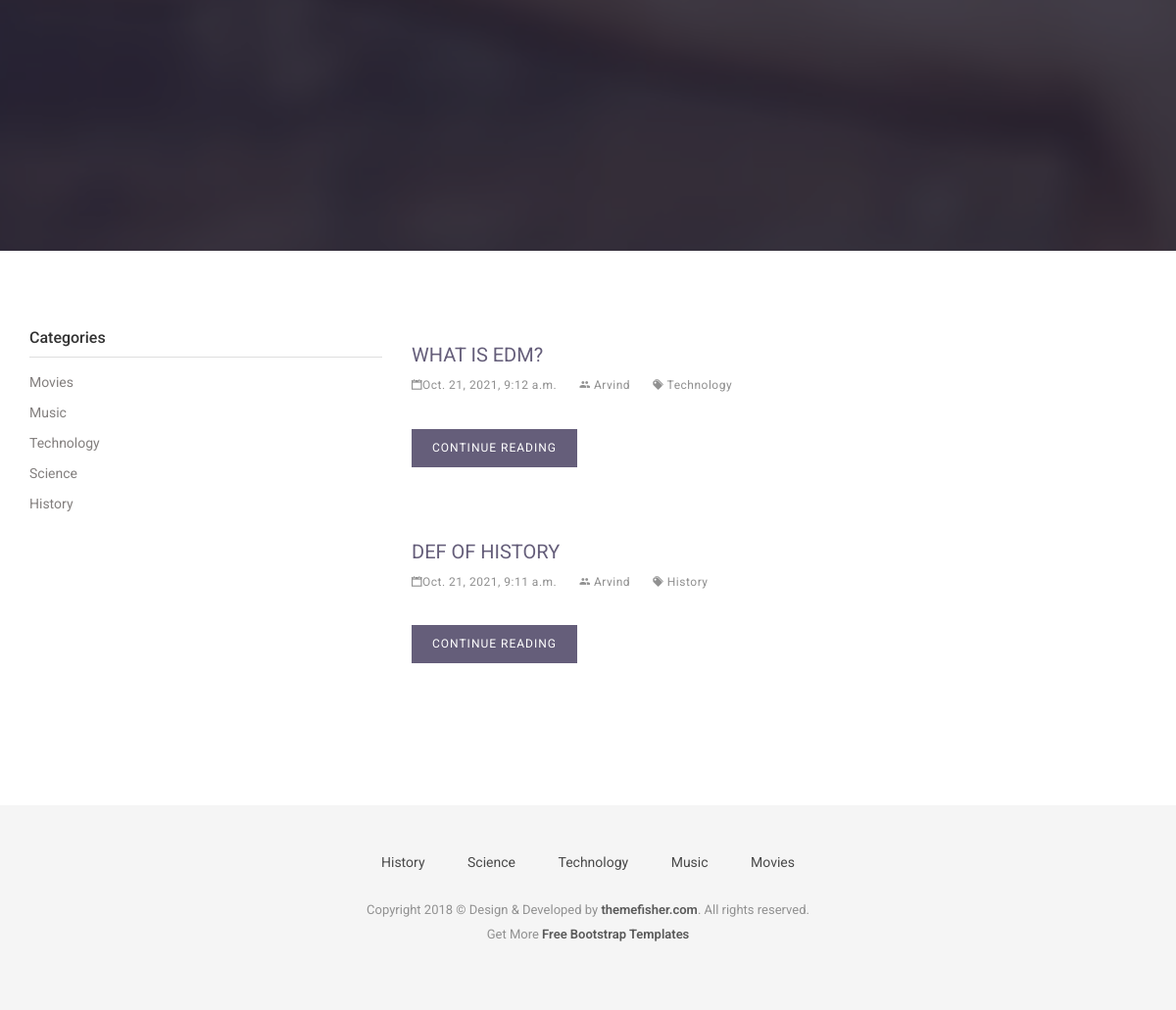
The app's page / (lower part), older data.
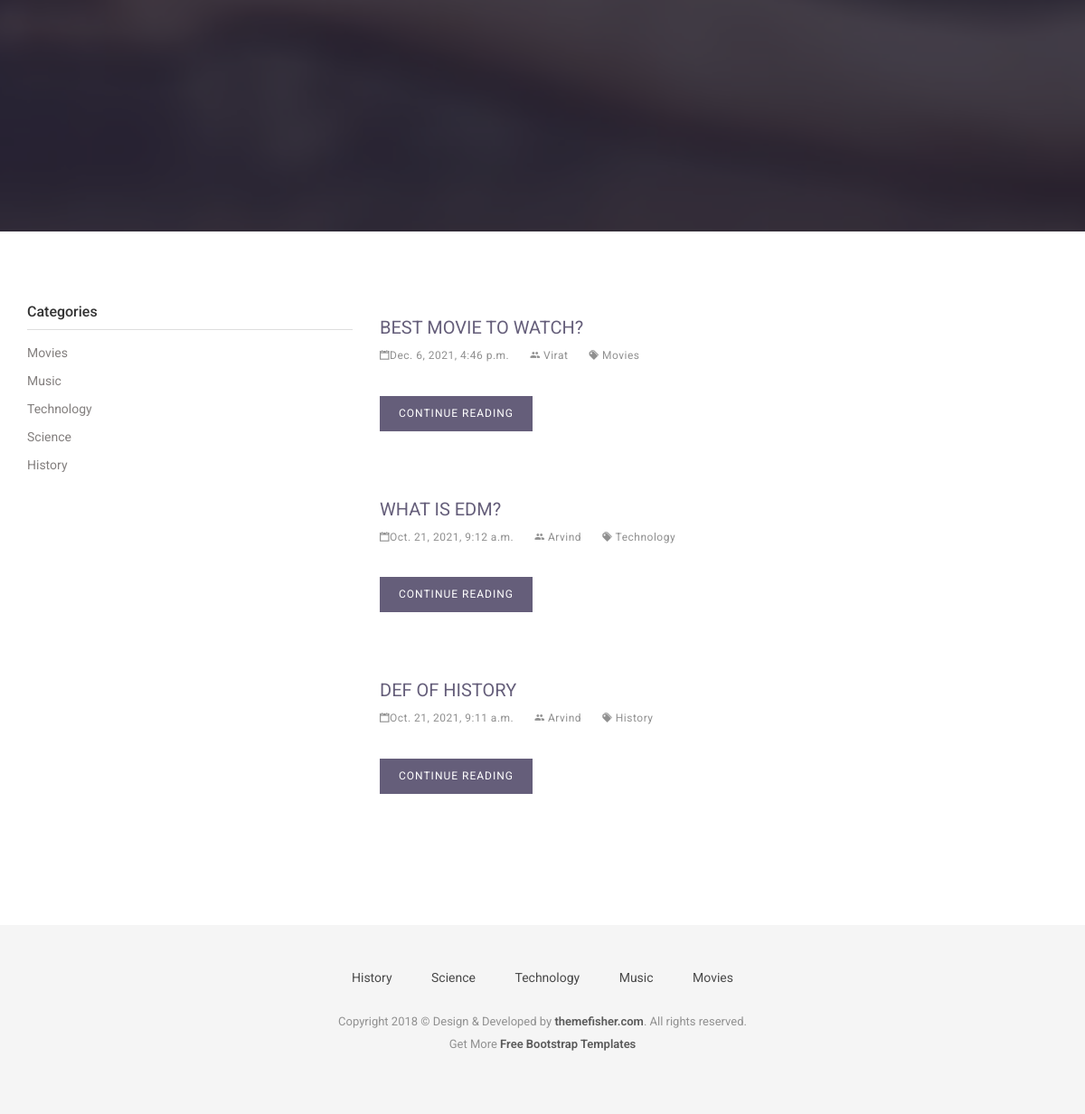
The same page, newer data.
### category/models.py (models this page shows, shortened)
class Category(models.Model):
    title=models.CharField(max_length=255)
    status=models.BooleanField(default=True)

### question_answer/models.py (models this page shows, shortened)
class Question(models.Model):
    category=models.ForeignKey(Category,on_delete=models.CASCADE)
    user=models.ForeignKey(User, on_delete=models.SET_NULL,null=True,blank=True,default=None)
    question=models.CharField(max_length=50)
    status=models.BooleanField(default=True)
    added_date=models.DateTimeField()

### account/views.py (the view)
# urls.py: path('',views.homePage,name='homePage'),
def homePage(request):
    navigation_categories = Category.objects.filter(status=True).order_by('-id')[:5]
    categories = Category.objects.filter(status=True)
    questions = Question.objects.filter(status=True).order_by('-id')[:5]
    return render(request, 'home.html',{'navigation_categories':navigation_categories,
                                         'categories':categories,
                                         'questions':questions})

### templates/home.html (shortened to what this page needs)
{% extends 'base.html' %}
{% block content %}
<section class="slider">
</section>
<div class="page-wrapper">
	<div class="container">
		<div class="row">
			<div class="col-md-4">
				<aside class="sidebar">
					<div class="widget widget-category">
						<h4 class="widget-title">Categories</h4>
						<ul class="widget-category-list">
							{% for category in categories %}
							   <li><a href="{% url 'categoryQuestion' category_id=category.id %}">{{category.title|title}}</a></li>
							{% endfor %}
						</ul>
					</div>
				</aside>
			</div>
			<div class="col-md-8">
				{% for question in questions %}
					<div class="post">
						<h3 class="post-title"><a href="{% url 'QuestionDetails' question_id=question.id %}">{{question.question|title}}</a></h3>
						<div class="post-meta">
							<ul>
								<li>
									<i class="ion-calendar"></i>{{question.added_date}}
								</li>
							    {% if question.user %}
									<li>
										<i class="ion-android-people"></i> {{question.user.first_name}}
									</li>
								{% endif %}
								<li>
									<a href=""><i class="ion-pricetags"></i> {{question.category.title}}</a>
								</li>
							</ul>
						</div>
						<div class="post-content">
							<a href="{% url 'QuestionDetails' question_id=question.id %}" class="btn btn-main">Continue Reading</a>
						</div>
					</div>
				{% endfor %}
			</div>
		</div>
	</div>
</div>
{% endblock %}

### templates/base.html (shortened to what this page needs)
{% load static %}
<!DOCTYPE html>
<html class="no-js">
<head>
    <link rel="stylesheet" href="{% static 'plugins/bootstrap/bootstrap.min.css' %}">
    <link rel="stylesheet" href="{% static 'plugins/Ionicons/css/ionicons.min.css' %}">
    <link rel="stylesheet" href="{% static 'plugins/animate-css/animate.css' %}">
    <link rel="stylesheet" href="{% static 'plugins/magnific-popup/magnific-popup.css' %}">
    <link rel="stylesheet" href="{% static 'plugins/slick/slick.css' %}">
    <link rel="stylesheet" href="{% static 'css/style.css' %}">
</head>
<body id="body">
{% block content %}
{% endblock %}
    <footer class="footer">
        <div class="container">
            <div class="row">
                <div class="col-md-12">
                    <div class="footer-manu">
                        <ul>
                            {% for category in navigation_categories%}
                                <li><a href="{% url 'categoryQuestion' category_id=category.id %}">{{category.title}}</a></li>
                            {% endfor %}
                        </ul>
                    </div>
                    <p class="copyright">Copyright 2018 &copy; Design & Developed by <a
                            href="http://www.themefisher.com">themefisher.com</a>. All rights reserved.
                        <br>
                        Get More <a href="https://themefisher.com/free-bootstrap-templates/" target="_blank">Free
                            Bootstrap Templates</a>
                    </p>
                </div>
            </div>
        </div>
    </footer>
</body>
</html>

Row changes from the older to the newer data that the page shows:
added Question: question "BEST MOVIE TO WATCH?", added_date "Dec. 6, 2021, 4:46 p.m.", user.first_name "Virat", category "Movies"
